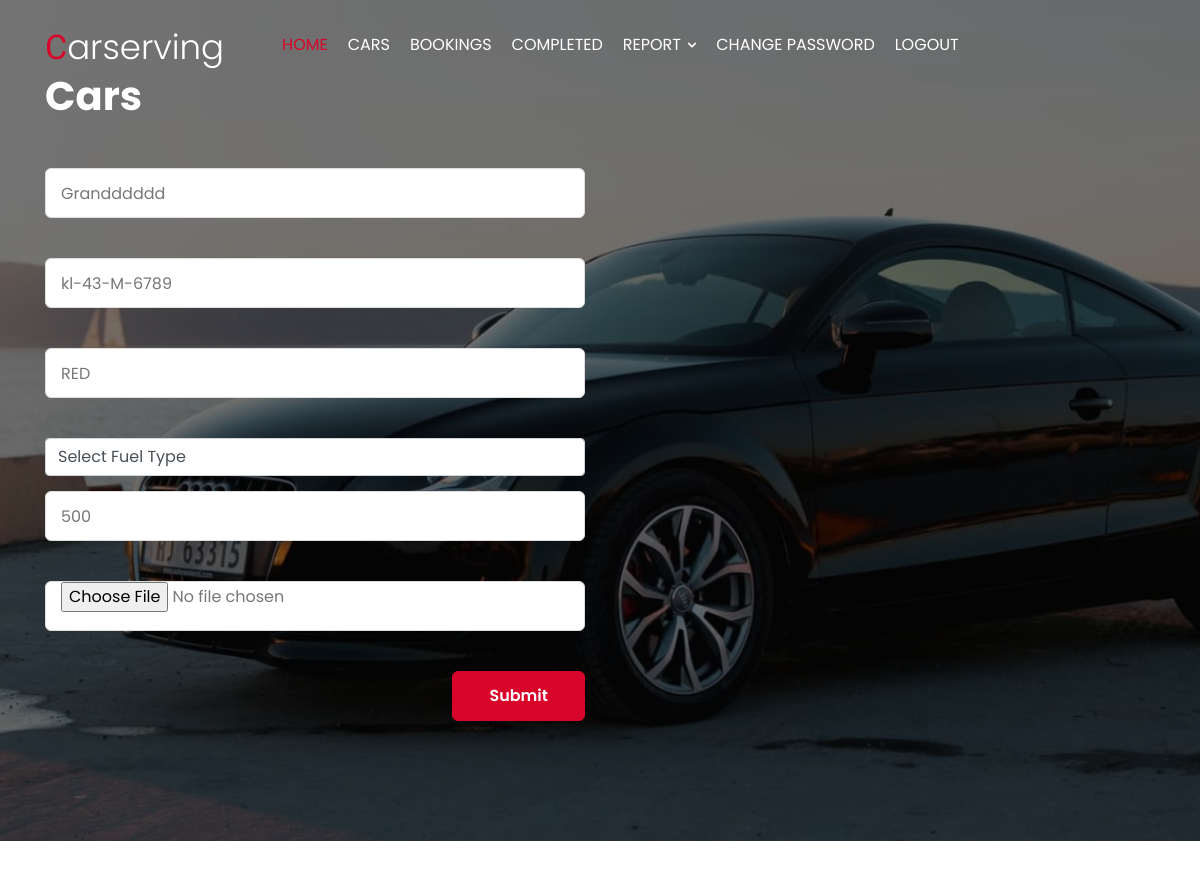
The app's page /rental/updatecar.php?id=9 with its own data.
### tables this page shows
CREATE TABLE `vehicle` (
  `id` int(11) NOT NULL AUTO_INCREMENT,
  `uid` int(11) DEFAULT NULL,
  `model` varchar(50) NOT NULL,
  `vno` varchar(50) NOT NULL,
  `color` varchar(50) NOT NULL,
  `fuel` varchar(50) NOT NULL,
  `proof` varchar(100) NOT NULL,
  `seats` int(11) DEFAULT NULL,
  `desc` varchar(200) DEFAULT NULL,
  `rate` varchar(20) DEFAULT NULL,
  `statas` varchar(100) DEFAULT 'available',
  PRIMARY KEY (`id`)
);

### rental/updatecar.php (the view, shortened to what this page needs)
<?php
include 'rentalheader.php';
include '../connection.php';
$id = $_GET['id'];
$qry = "select * from vehicle where id='$id'";
$res = mysqli_query($con, $qry);
$rs = mysqli_fetch_array($res);
?>
<section class="w3l-contact-11">
  <div class="form-41-mian py-5">
    <div class="container py-lg-4">
      <div class="row align-form-map">
        <div class="col-lg-6 form-inner-cont">
          <div class="title-content text-left">
            <h3 class="hny-title mb-lg-5 mb-4" style="color:white">Cars</h3>
          </div>
          <form method="POST" class="signin-form" enctype="multipart/form-data">
            <div class="form-input">
              <input type="text" name="model" id="w3lName" placeholder="Model Name" value=<?php echo $rs['model'] ?> />
            </div>
            <div class="form-input">
              <input type="text" name="vno" id="w3lName" placeholder="Vehicle No" value=<?php echo $rs['vno'] ?> />
            </div>
            <div class="form-input">
              <input type="text" name="color" id="w3lName" placeholder="Color" value=<?php echo $rs['color'] ?> />
            </div>
            <div class="form-input">
              <select class="form-control" name="fuel">
                <option selected disabled>Select Fuel Type</option>
              </select>
            </div>
            <div class="form-input">
              <input type="number" name="rate" id="w3lName" placeholder="Rate per day" value=<?php echo $rs['rate'] ?> />
            </div>
            <div class="form-input">
              <input type="file" name="file" id="w3lName" placeholder="Proof" required />
            </div>
            <div class="submit-button text-lg-right">
              <button type="submit" name="submit" value="submit" class="btn btn-style">Submit</button>
            </div>
          </form>
        </div>
      </div>
    </div>
  </div>
</section>
<br>
<br>
<?php
include 'footer.php';
?>

### records on screen
vehicle: model "Grandddddd", vno "kl-43-M-6789", color "RED", rate "500"
